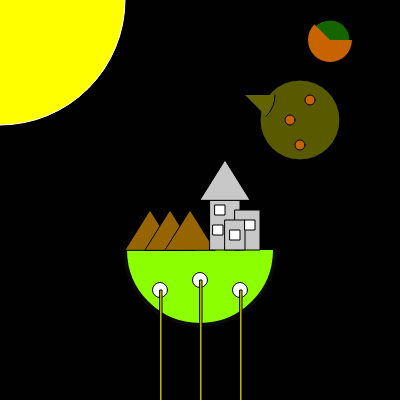
Frame 1 (no input)
Frame 60 (no input): identical to frame 1, image omitted
Frame 120 (the mouse pressed at the canvas centre since frame 60): identical to frame 1, image omitted

The p5.js sketch that drew this single still picture (run headless with seeded random() and noise() and a simulated clock; from frame 60 on, the mouse is pressed at the canvas centre):

// p5.js sketch
// ── sketch.js
function setup() {
  createCanvas(400, 400);
}

function draw() {
  background(1);
  
  colorMode(RGB, 255, 255, 255, 1);
  
//Earth
  push();
  fill(140, 255, 0);
  stroke(10, 10, 10, 1);
  strokeWeight(4);

  arc(200, 250, 150, 150, 0, radians(180));
  pop();
  
//Planet Moutains
  push();
  fill(150,100,0)
  translate(-25, 100)
  triangle(150, 150, 175, 110, 200, 150);
  translate(20, 0)
  triangle(150, 150, 175, 110, 200, 150);
  translate(20, 0)
  triangle(150, 150, 175, 110, 200, 150);
  pop();
  
  ellipse(160,290,15,15)
  ellipse(200,280,15,15)
  ellipse(240,290,15,15)
  
  push();
  fill(200,200,0);
  rect(160,290,2,150);
  rect(200,280,2,150);
  rect(240,290,2,150);
  pop();
  
  
  
//Building 1
push();
  fill(200,200)
  rect(210, 200, 30, 50)
  rect(235, 210, 25, 40)
  rect(225, 220, 20, 30)
  translate(50,50)
triangle(150, 150, 175, 110, 200, 150);
pop();

  rect(215,205,10,10)
  rect(213,225,10,10)
  rect(230,230,10,10)
  rect(245,220,10,10)

//Planet Sun
  push();
  fill(255, 255, 0);
  stroke(300, 321, 350, 1);
  strokeWeight(1);
  translate(-20, -100)
  arc(20, 100, 250, 250, 0, radians(90));
  pop();

  //Planet Moon
push();
  fill(89,89,0);
  ellipse(300, 120, 80, 80)
pop();
  push();
  fill(200,100,0);
  ellipse(310, 100, 10, 10)
  ellipse(290, 120, 10, 10)
  ellipse(300, 145, 10, 10)
pop();
  push();
  fill(99,99,0)
  translate(220,70)
  arc(25,25,60,60,0,QUARTER_PI);
pop();
  
  //Planet Moon II
  push();
  fill(20,100,0)
  ellipse(330, 40, 40, 40)
  pop();
push();
  fill(200,100,0)
  translate(300,10);
  arc(30, 30, 45, 45, 0, PI + QUARTER_PI);
  pop();
  
 
  
  
  
  
//
}
